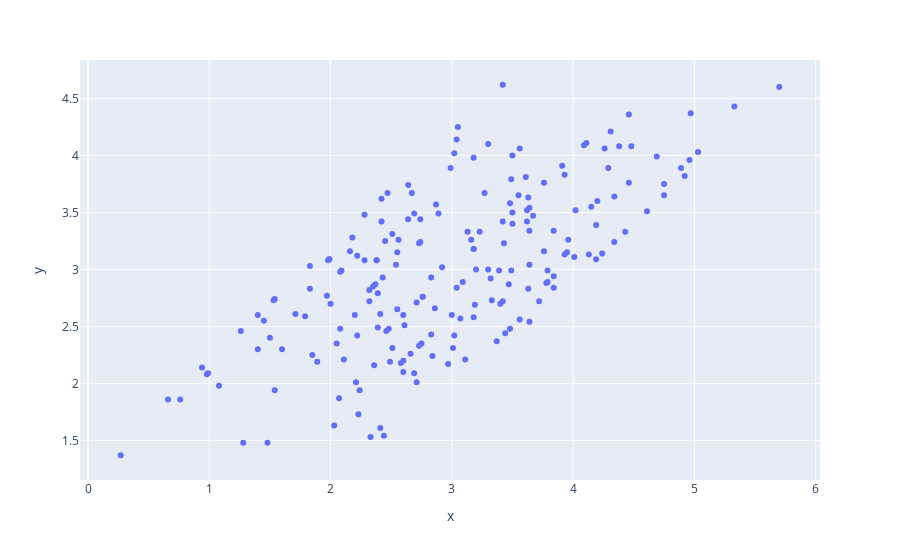

The notebook cell this image was saved under:
### Code cell
px.scatter(x=newDf2["iq"],y=newDf2["package"])

### Figure 1 — Plotly figure (JSON) as saved in the notebook; plotly's stock layout.template omitted (floating-point values rounded to 4 significant figures; data arrays with more than 128 entries replaced by an {"elided": "..."} marker saying what was removed)
{"data": [{"hovertemplate": "x=%{x}<br>y=%{y}<extra></extra>", "legendgroup": "", "marker": {"color": "#636efa", "symbol": "circle"}, "mode": "markers", "name": "", "orientation": "v", "showlegend": false, "type": "scatter", "x": {"elided": "200 float values"}, "xaxis": "x", "y": {"elided": "200 float values"}, "yaxis": "y"}], "layout": {"legend": {"tracegroupgap": 0}, "margin": {"t": 60}, "xaxis": {"anchor": "y", "domain": [0, 1], "title": {"text": "x"}}, "yaxis": {"anchor": "x", "domain": [0, 1], "title": {"text": "y"}}}}
